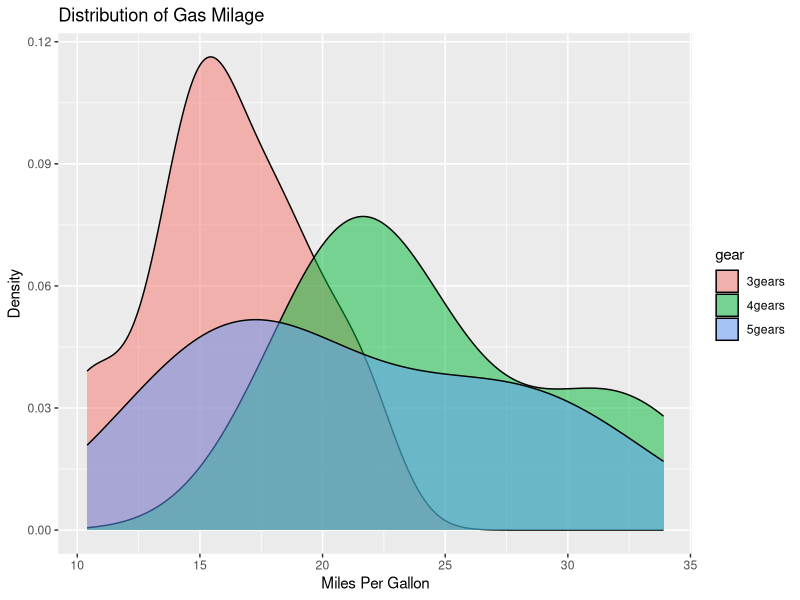

Recreate this plot in R.
## ---- chunk 1
library(ggplot2)

dataCars <- mtcars
dataCars$gear <- factor(mtcars$gear,levels=c(3,4,5), labels=c("3gears","4gears","5gears")) 
dataCars$am <- factor(mtcars$am,levels=c(0,1), labels=c("Automatic","Manual")) 
dataCars$cyl <- factor(mtcars$cyl,levels=c(4,6,8), labels=c("4cyl","6cyl","8cyl")) 
data(diamonds)

 # Kernel density plots for mpg
        # grouped by number of gears (indicated by color)
        qplot(mpg, data=dataCars, geom="density", fill=gear, alpha=I(.5), 
              main="Distribution of Gas Milage", xlab="Miles Per Gallon", 
              ylab="Density")

